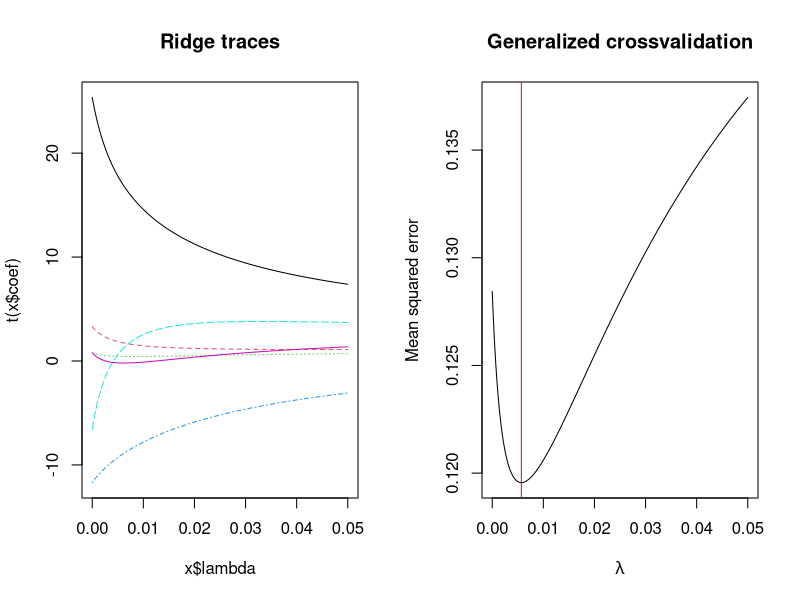

The R script that drew this image:
library("MASS")
pdf("ridge_regression.pdf", width=10, height=6)
par(mfrow=c(1,2))
lmr <- lm.ridge(GNP.deflator ~ ., longley, lambda = seq(0,0.05,0.0001))
plot(lmr)
title("Ridge traces")
plot(lmr$lambda, lmr$GCV, type="l", xlab=expression(lambda), ylab="Mean squared error", main="Generalized crossvalidation")
abline(v=lmr$lambda[which.min(lmr$GCV)], col="red")
dev.off()
if (interactive()) browseURL(paste0(getwd(),"/ridge_regression.pdf"))
